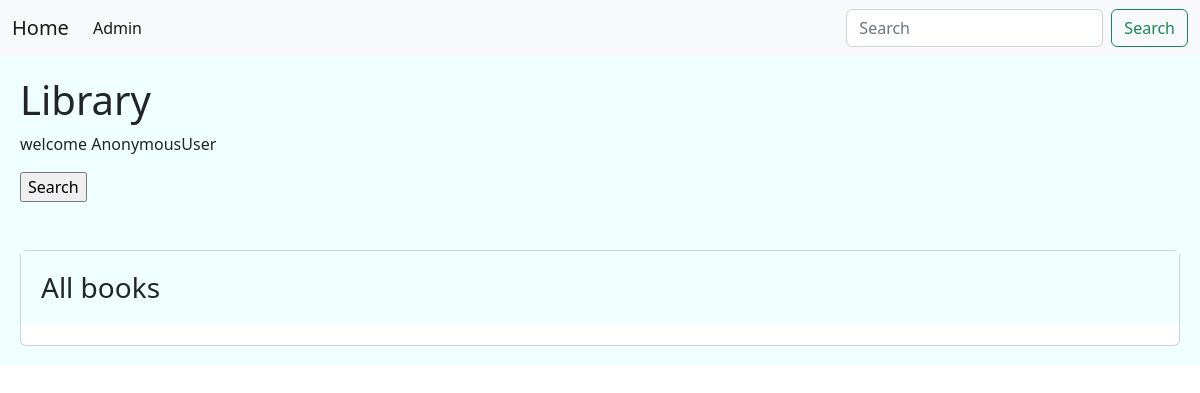
Before: / with the older database file.
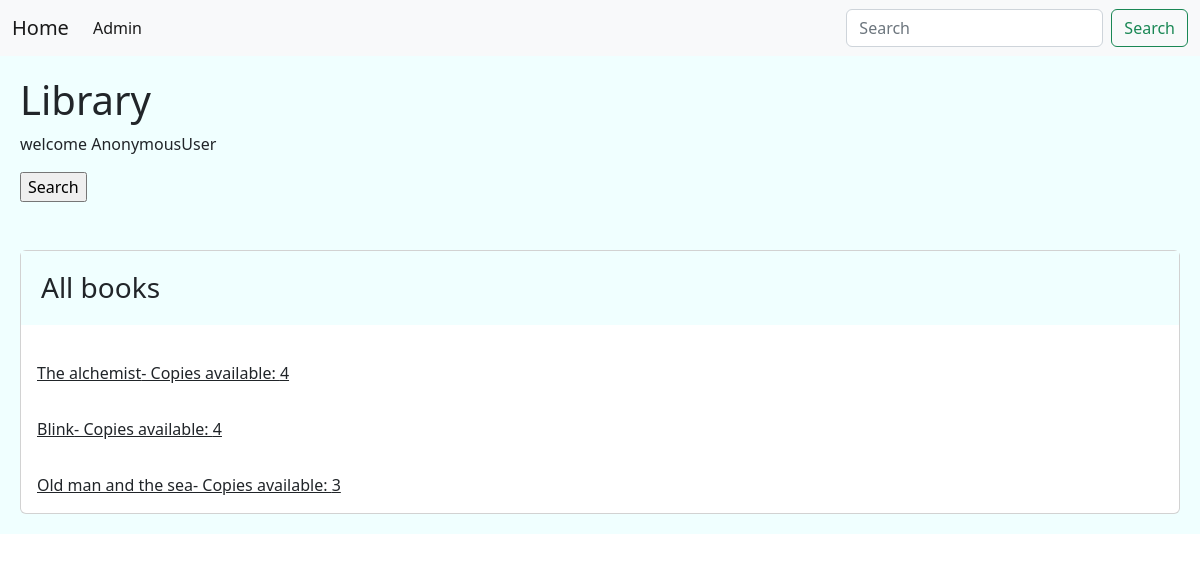
After: the same page with the newer database file.
### library/models.py (models this page shows, shortened)
class Books(models.Model):
    title = models.CharField(max_length=100)
    copies_available = models.PositiveIntegerField(default=4)

### library/views.py (the view)
# urls.py: path('',views.HomePage.as_view(), name='home'),
class HomePage(View):
    def get(self,request):
        books = Books.objects.all()
        return render(request,'main.html',{'books':books})

### templates/main.html (shortened to what this page needs)
<!DOCTYPE html>
<html lang="en">
<head>
    <link href="https://cdn.jsdelivr.net/npm/bootstrap@5.2.0-beta1/dist/css/bootstrap.min.css" rel="stylesheet">
</head>
<body>
{% include 'include/navbar.html' %}
<div class="jumbotron">
    {% block content %} <H1> Library </H1>
     <p>welcome {{request.user}} </p>
        <form action="" method="get">
        <input type="submit" value="Search">
        </form><br/><br/>
    <div class="card">
        <h3 class="card-title jumbotron">All books</h3>
    {% for i in books %}
    <a href="{{ i.get_absolute_url }}" class="card-body">{{i.title}}- Copies available: {{i.copies_available}}</a>
    {% endfor %}
    </div>
    {% endblock %}
    </div>
</body>
</html>

### templates/include/navbar.html (shortened to what this page needs)
<nav class="navbar navbar-expand-lg bg-light">
    <div class="container-fluid">
      <a class="navbar-brand" href=" {% url 'library:home' %} ">Home</a>
      <div class="collapse navbar-collapse" id="navbarSupportedContent">
        <ul class="navbar-nav me-auto mb-2 mb-lg-0">
          <li class="nav-item">
            <a class="nav-link active" aria-current="page" href="http://127.0.0.1:8000/admin">Admin</a>
          </li>
        </ul>
        <form class="d-flex" role="search">
          <input class="form-control me-2" type="search" placeholder="Search" aria-label="Search">
          <button class="btn btn-outline-success" type="submit">Search</button>
        </form>
      </div>
    </div>
  </nav>

### templates/main.html (style rules this page uses)
.jumbotron { padding: 20px; margin-bottom: 20px; background-color: azure; }

Changed rows visible on the page:
added Books: title "The alchemist", copies_available "4"
added Books: title "Blink", copies_available "4"
added Books: title "Old man and the sea", copies_available "3"
